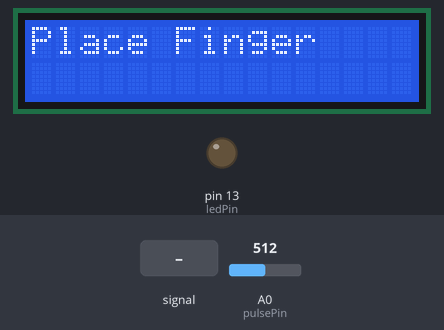
Bench run of a sketch on a simulated Arduino Uno, built with avr-gcc and run on an emulated ATmega328P. Parts: 16×2 character LCD, output pins drawn as LEDs (lit = HIGH). Dashed ring = blinking. The inputs (shaded band) are chosen by the test bench; at power-on: A0 (pulsePin) = 512. Random numbers use the default seed unless the sketch sets one; what the sketch prints to the serial monitor is not drawn.

Above: at 3.2 s.
3.3 s: A0 (pulsePin) fed a 200 Hz sine of ±81 counts around its level
At 4.4 s:
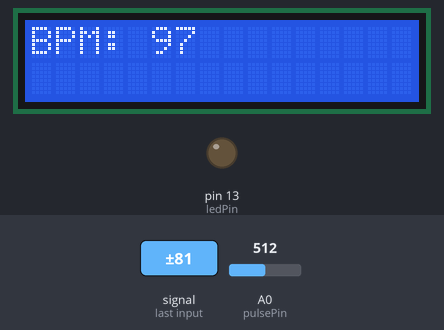
5.0 s: A0 (pulsePin) set to 530
At 6.83 s:
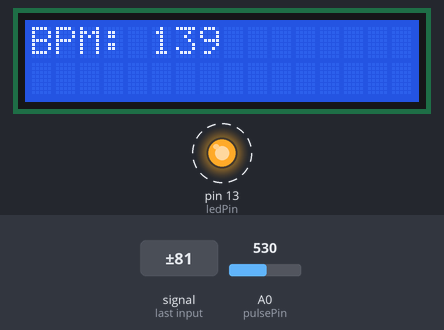
8.0 s: A0 (pulsePin) set to 513
9.7 s: A0 (pulsePin) fed a 1000 Hz sine of ±255 counts around its level
At 10.5 s:
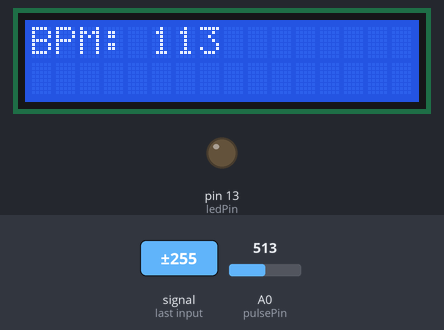
11.4 s: A0 (pulsePin) set to 610
Timing chart, 0 to 14.4 s (numbered marks = the images above; inputs shaded):
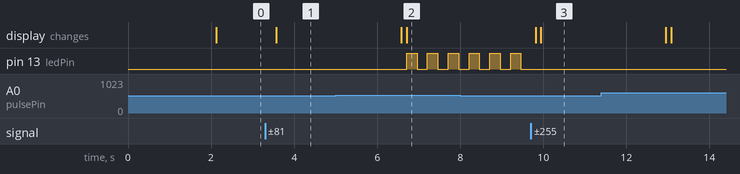

Measured:
- after the input at 3.3 s, the display: changes after 0.28 s (image 1)
- by itself, pin 13 (ledPin): alternates HIGH for 0.25 s and LOW for 0.25 s

The sketch:

sketch_apr27a.ino
```cpp
#include <Wire.h>
#include <LiquidCrystal_I2C.h>

// LCD setup: address 0x27, 16 columns, 2 rows
LiquidCrystal_I2C lcd(0x27, 16, 2);

const int pulsePin = A0;        // Pulse sensor connected to A0
const int ledPin = 13;          // LED on pin 13
const int Threshold = 520;      // Signal threshold to detect finger

int BPM = 0;
bool fingerDetected = false;
unsigned long lastBeat = 0;
unsigned long bpmTime = 0;
unsigned long displayTime = 0;  // Time to display BPM
bool showingBPM = false;

void setup() {
  Serial.begin(115200);
  pinMode(ledPin, OUTPUT);

  lcd.init(); // initialize the LCD
  lcd.backlight();
  lcd.setCursor(0, 0);
  lcd.print("Heart Monitor");
  lcd.setCursor(0, 1);
  lcd.print("Wait for finger");
  delay(2000);
  lcd.clear();
}

void loop() {
  int Signal = analogRead(pulsePin);
  unsigned long now = millis();

  fingerDetected = (Signal > Threshold);

  if (fingerDetected && !showingBPM) {
    lcd.setCursor(0, 0);
    lcd.print("Reading...       ");

     if (now - lastBeat > 600) {
      BPM = random(90, 140);  // More chance of being above 120
      lastBeat = now;

      // Show BPM on LCD for 3 seconds
      lcd.setCursor(0, 0);
      lcd.print("BPM: ");
      lcd.print(BPM);
      lcd.print("     ");
      displayTime = now;  // Save the time when BPM was displayed

      Serial.print("Heartbeat! BPM: ");
      Serial.println(BPM);

      // Blink LED for 3 seconds if BPM is above 120
      if (BPM > 120) {
        for (int i = 0; i < 6; i++) { // Blink LED for ~3 sec (6 x 500ms)
          digitalWrite(ledPin, HIGH);
          delay(250);
          digitalWrite(ledPin, LOW);
          delay(250);
        }
      } else {
        digitalWrite(ledPin, LOW);
      }

      showingBPM = true;
    }
  }

  // Hide BPM after 3 seconds
  if (showingBPM && (now - displayTime > 3000)) {
    showingBPM = false;
    lcd.clear();
  }

  if (!fingerDetected && !showingBPM) {
    lcd.setCursor(0, 0);
    lcd.print("Place Finger     ");
    lcd.setCursor(0, 1);
    lcd.print("                ");
    digitalWrite(ledPin, LOW);
  }

  delay(100);
}
```
